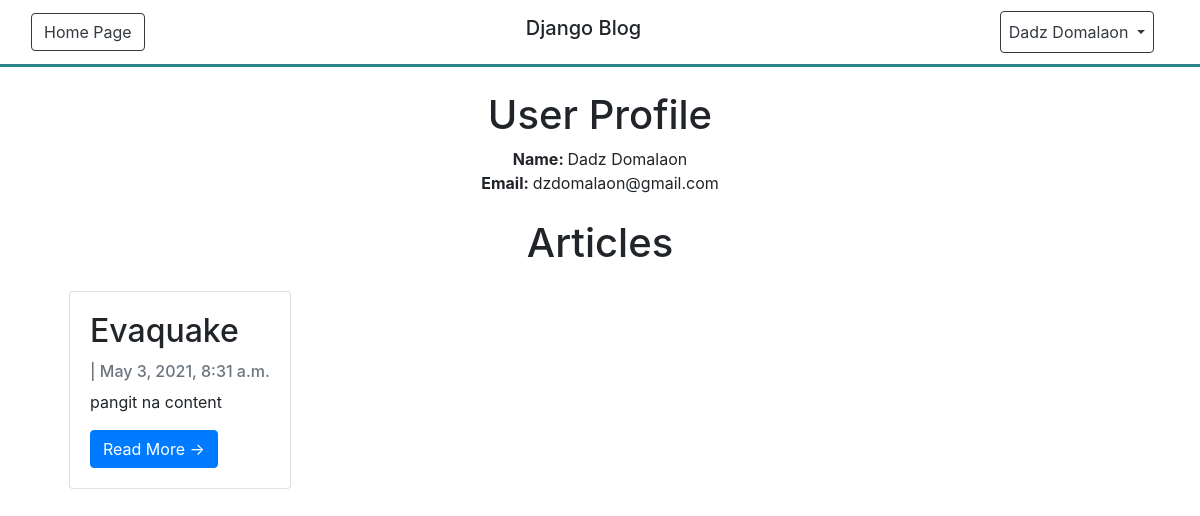
/users/10/userprofile (signed in), run on an earlier commit of the app's database.
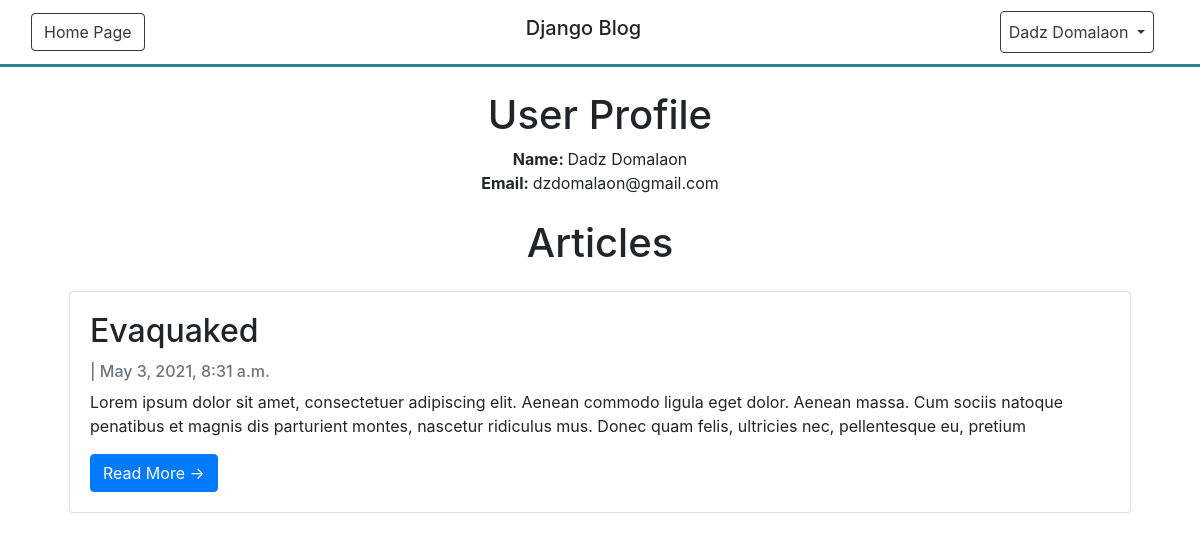
And on a later commit of the database.
### posts/models.py (models this page shows, shortened)
class Articles(models.Model):
    title = models.CharField(max_length=250)
    description = models.CharField(max_length=250)
    content = models.TextField()
    owner = models.ForeignKey(CustomUser, on_delete=models.CASCADE)
    date_created = models.DateTimeField(auto_now_add=True)
    date_updated = models.DateTimeField(auto_now=True)

### users/views.py (the view)
# urls.py: path('<int:pk>/userprofile', views.ShowProfileView.as_view(), name='profile'),
class ShowProfileView(TemplateView):
    template_name = 'users/userprofile.html'
    def get_context_data(self, *args, **kwargs):
        post_data = Articles.objects.filter(owner=self.request.user).order_by('-date_created')
        context = super(ShowProfileView,self).get_context_data(*args, **kwargs)
        page_user = get_object_or_404(CustomUser, id=self.kwargs['pk'])
        context = {
                'post_data': post_data,
                'page_user': page_user,
            }
        return context

### templates/users/userprofile.html
{% extends 'base.html' %}
{% block content %}
<div class="container">
    <div class="text-center">
        <h1>User Profile</h1>
        <b>Name: </b> {{  page_user.get_full_name }}
        <br>
        <b>Email: </b> {{  page_user.email }}
    </div>
    <br>
    <h1 class="text-center">Articles</h1>
    <div class="container">
        <div class="row">
          <div class="mt-3">
            {% for post in post_data %}
                {% if page_user.id == post.owner.id %}
                    <div class="card mb-3  ml-4 mr-4">
                        <div class="card-body">
                            <h2 class="card-title">{{ post.title }}</h2>
                            <p class="card-text text-muted h6">{{ post.author }} | {{ post.date_created}} </p>
                            <p class="card-text">{{post.content|slice:":250" }}</p>
                            <a href="{% url 'posts:postpage' post.id %}" class="btn btn-primary">Read More &rarr;</a>
                        </div>
                    </div>
                {% endif %}
            {% endfor %}
          </div>
        </div>
      </div>
</div>
{% endblock%}

What changed in the data, as far as the page shows it:
changed Articles: title "Evaquake" → "Evaquaked"; content "pangit na content" → "Lorem ipsum dolor sit amet, consectetuer adipiscing elit. Aenean commodo ligula eget dolor. Aenean massa. Cum sociis natoque penatibus et magnis dis parturient montes, nascetur ridiculus mus. Donec quam felis, ultricies nec, pellentesque eu, pretium"
